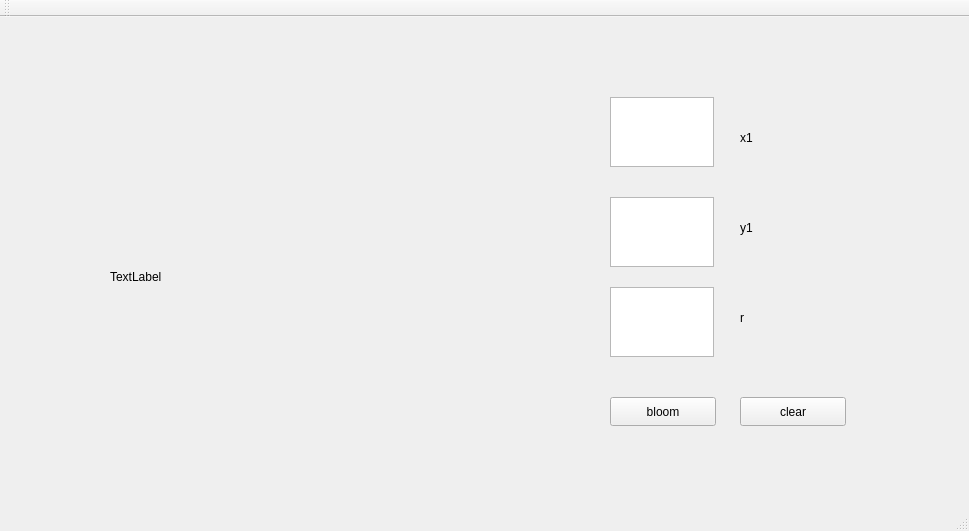
<?xml version="1.0" encoding="UTF-8"?>
<ui version="4.0">
 <class>MainWindow</class>
 <widget class="QMainWindow" name="MainWindow">
  <property name="geometry">
   <rect>
    <x>0</x>
    <y>0</y>
    <width>969</width>
    <height>531</height>
   </rect>
  </property>
  <property name="windowTitle">
   <string>MainWindow</string>
  </property>
  <widget class="QWidget" name="centralWidget">
   <widget class="QLabel" name="label">
    <property name="geometry">
     <rect>
      <x>110</x>
      <y>110</y>
      <width>300</width>
      <height>300</height>
     </rect>
    </property>
    <property name="minimumSize">
     <size>
      <width>300</width>
      <height>300</height>
     </size>
    </property>
    <property name="text">
     <string>TextLabel</string>
    </property>
   </widget>
   <widget class="QPushButton" name="pushButton">
    <property name="geometry">
     <rect>
      <x>610</x>
      <y>380</y>
      <width>106</width>
      <height>29</height>
     </rect>
    </property>
    <property name="text">
     <string>bloom</string>
    </property>
   </widget>
   <widget class="QTextEdit" name="textEdit">
    <property name="geometry">
     <rect>
      <x>610</x>
      <y>80</y>
      <width>104</width>
      <height>70</height>
     </rect>
    </property>
   </widget>
   <widget class="QTextEdit" name="textEdit_2">
    <property name="geometry">
     <rect>
      <x>610</x>
      <y>180</y>
      <width>104</width>
      <height>70</height>
     </rect>
    </property>
   </widget>
   <widget class="QTextEdit" name="textEdit_3">
    <property name="geometry">
     <rect>
      <x>610</x>
      <y>270</y>
      <width>104</width>
      <height>70</height>
     </rect>
    </property>
   </widget>
   <widget class="QLabel" name="label_2">
    <property name="geometry">
     <rect>
      <x>740</x>
      <y>110</y>
      <width>84</width>
      <height>21</height>
     </rect>
    </property>
    <property name="text">
     <string>x1</string>
    </property>
   </widget>
   <widget class="QLabel" name="label_3">
    <property name="geometry">
     <rect>
      <x>740</x>
      <y>200</y>
      <width>84</width>
      <height>21</height>
     </rect>
    </property>
    <property name="text">
     <string>y1</string>
    </property>
   </widget>
   <widget class="QLabel" name="label_4">
    <property name="geometry">
     <rect>
      <x>740</x>
      <y>290</y>
      <width>84</width>
      <height>21</height>
     </rect>
    </property>
    <property name="text">
     <string>r</string>
    </property>
   </widget>
   <widget class="QPushButton" name="pushButton_2">
    <property name="geometry">
     <rect>
      <x>740</x>
      <y>380</y>
      <width>106</width>
      <height>29</height>
     </rect>
    </property>
    <property name="text">
     <string>clear</string>
    </property>
   </widget>
  </widget>
  <widget class="QMenuBar" name="menuBar">
   <property name="geometry">
    <rect>
     <x>0</x>
     <y>0</y>
     <width>969</width>
     <height>26</height>
    </rect>
   </property>
  </widget>
  <widget class="QToolBar" name="mainToolBar">
   <attribute name="toolBarArea">
    <enum>TopToolBarArea</enum>
   </attribute>
   <attribute name="toolBarBreak">
    <bool>false</bool>
   </attribute>
  </widget>
  <widget class="QStatusBar" name="statusBar"/>
 </widget>
 <layoutdefault spacing="6" margin="11"/>
 <resources/>
 <connections/>
</ui>
